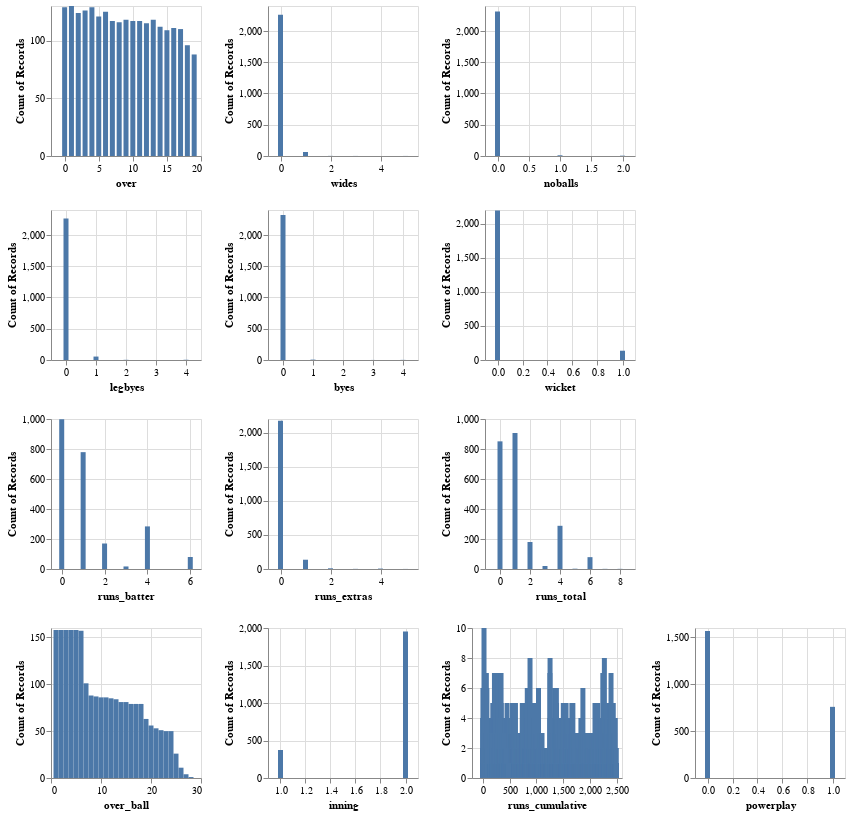

Notebook code for this chart:
### Markdown cell above
The dataset contains 28 columns and 2328 observations related to cricket. The ratio of quantitative to categorical (ordinal and nominal) data is exactly 50:50. Note that the columns **player_out, player_out_id, fielder_name, fielders_id, and wicket_type** show a significant amount of missing values. Player_out and player_out_id may be missing due to inapplicability (e.g., no one is out), which results in fielder_name, fielder_id, and wicket_type being invalid in these observations. Thus, these missing data are likely classified as **missing at random(MAR)**. Given the complexity of imputing these values, they are unlikely to be included in our further analysis.

Note that, among the 28 columns, there were few quantitative attributes generated based on existing columns, and they are "over_ball", "inning", "runs_cumulative", and "powerplay". Detailed calculations of these attributes are in the cricsheet-json-parsing.ipynb file.

### Code cell
def vis_bar(x_input):
    return alt.Chart(data).mark_bar().encode(
        x = x_input,
        y = "count()"
    ).properties(
        width = 150, 
        height = 150
    )

over = vis_bar("over")
wides = vis_bar("wides")
noballs = vis_bar("noballs")
legbyes = vis_bar("legbyes")
byes = vis_bar("byes")
wicket = vis_bar("wicket")
run_batter = vis_bar("runs_batter")
run_extras = vis_bar("runs_extras")
run_total = vis_bar("runs_total") 
over_ball = vis_bar("over_ball")
inning = vis_bar("inning")
runs_cumulative = vis_bar("runs_cumulative") 
powerplay = vis_bar("powerplay")

v1 = alt.hconcat(over, wides, noballs)
v2 = alt.hconcat(legbyes, byes, wicket)
v3 = alt.hconcat(run_batter, run_extras, run_total)
v4 = alt.hconcat(over_ball, inning, runs_cumulative, powerplay)
alt.vconcat(v1, v2, v3, v4)

### Figure 1 — Vega-Lite specification as saved in the notebook (floating-point values rounded to 4 significant figures; data arrays with more than 128 entries replaced by an {"elided": "..."} marker saying what was removed)
{"config": {"view": {"continuousWidth": 300, "continuousHeight": 300}}, "vconcat": [{"hconcat": [{"mark": {"type": "bar"}, "encoding": {"x": {"field": "over", "type": "quantitative"}, "y": {"aggregate": "count", "type": "quantitative"}}, "height": 150, "width": 150}, {"mark": {"type": "bar"}, "encoding": {"x": {"field": "wides", "type": "quantitative"}, "y": {"aggregate": "count", "type": "quantitative"}}, "height": 150, "width": 150}, {"mark": {"type": "bar"}, "encoding": {"x": {"field": "noballs", "type": "quantitative"}, "y": {"aggregate": "count", "type": "quantitative"}}, "height": 150, "width": 150}]}, {"hconcat": [{"mark": {"type": "bar"}, "encoding": {"x": {"field": "legbyes", "type": "quantitative"}, "y": {"aggregate": "count", "type": "quantitative"}}, "height": 150, "width": 150}, {"mark": {"type": "bar"}, "encoding": {"x": {"field": "byes", "type": "quantitative"}, "y": {"aggregate": "count", "type": "quantitative"}}, "height": 150, "width": 150}, {"mark": {"type": "bar"}, "encoding": {"x": {"field": "wicket", "type": "quantitative"}, "y": {"aggregate": "count", "type": "quantitative"}}, "height": 150, "width": 150}]}, {"hconcat": [{"mark": {"type": "bar"}, "encoding": {"x": {"field": "runs_batter", "type": "quantitative"}, "y": {"aggregate": "count", "type": "quantitative"}}, "height": 150, "width": 150}, {"mark": {"type": "bar"}, "encoding": {"x": {"field": "runs_extras", "type": "quantitative"}, "y": {"aggregate": "count", "type": "quantitative"}}, "height": 150, "width": 150}, {"mark": {"type": "bar"}, "encoding": {"x": {"field": "runs_total", "type": "quantitative"}, "y": {"aggregate": "count", "type": "quantitative"}}, "height": 150, "width": 150}]}, {"hconcat": [{"mark": {"type": "bar"}, "encoding": {"x": {"field": "over_ball", "type": "quantitative"}, "y": {"aggregate": "count", "type": "quantitative"}}, "height": 150, "width": 150}, {"mark": {"type": "bar"}, "encoding": {"x": {"field": "inning", "type": "quantitative"}, "y": {"aggregate": "count", "type": "quantitative"}}, "height": 150, "width": 150}, {"mark": {"type": "bar"}, "encoding": {"x": {"field": "runs_cumulative", "type": "quantitative"}, "y": {"aggregate": "count", "type": "quantitative"}}, "height": 150, "width": 150}, {"mark": {"type": "bar"}, "encoding": {"x": {"field": "powerplay", "type": "quantitative"}, "y": {"aggregate": "count", "type": "quantitative"}}, "height": 150, "width": 150}]}], "data": {"name": "data-879725a5c9db0d56eda480b1c5839344"}, "$schema": "https://vega.github.io/schema/vega-lite/v5.16.3.json", "datasets": {"data-879725a5c9db0d56eda480b1c5839344": {"elided": "2328 records"}}}
